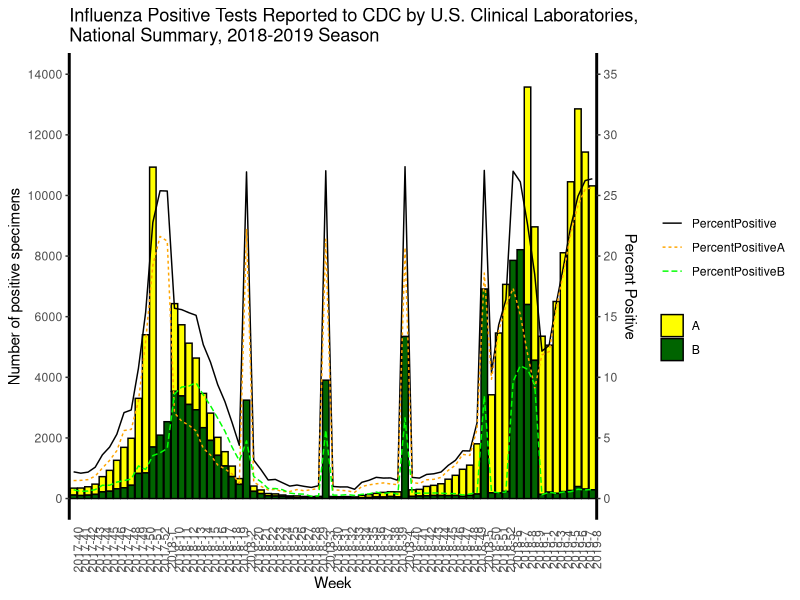

Generate this figure with R:
library(ggplot2)
library(reshape2) 

data1 <-read.csv("WHO_NREVSS_Clinical_Labs.csv", header=T)
names(data1)<- c("Region Type","Region","Year","Week","TotalTested", "A","B","PercentPositive","PercentPositiveA","PercentPositiveB")

data1$wy <- paste(data1$Year, data1$Week, sep = '-')
#names(data1)
#head(data1$wy)

bar_data <- data1[,c(6,7,11)]
melt_bar <- melt(bar_data, id = c('wy'))
melt_bar <- melt_bar[! is.na(melt_bar$value) ,]
#names(melt_bar)

line_data <- data1[,c(8,9,10,11)]
melt_line <- melt(line_data, id = c('wy'))
#names(melt_line)
melt_line$variable <-  factor(melt_line$variable,levels = c("PercentPositive", "PercentPositiveA", "PercentPositiveB"))

chart8 <- ggplot() +
  geom_bar(data = melt_bar, aes(x = factor(wy), y = value, fill = variable), color = 'black', stat = 'identity') +
  scale_fill_manual(values = c('yellow', 'darkgreen')) +
  xlab('Week') +
  ylab('Number of positive specimens') +
  geom_line(data = melt_line, aes(x = factor(wy), y = value*400, color = variable, group = variable, linetype = variable)) +
  scale_y_continuous(sec.axis = sec_axis(~.*(1/400), name = "Percent Positive", breaks = seq(0,35,5)), breaks = seq(0,14000,2000), limits = c(0,14000)) +
  theme(legend.title = element_blank(),
        axis.ticks.x = element_blank(), 
        axis.line.x.top = element_line(size = 1),
        axis.line.y = element_line(size=1),
        axis.text.x = element_text(angle=90),
        panel.background = element_rect(fill = 'white')) +
  scale_color_manual(values = c("black", "orange", "green")) +
  #scale_linetype_manual(values = c("solid", "longdashed", "dashed")) +
  ggtitle("Influenza Positive Tests Reported to CDC by U.S. Clinical Laboratories, \nNational Summary, 2018-2019 Season")

chart8
